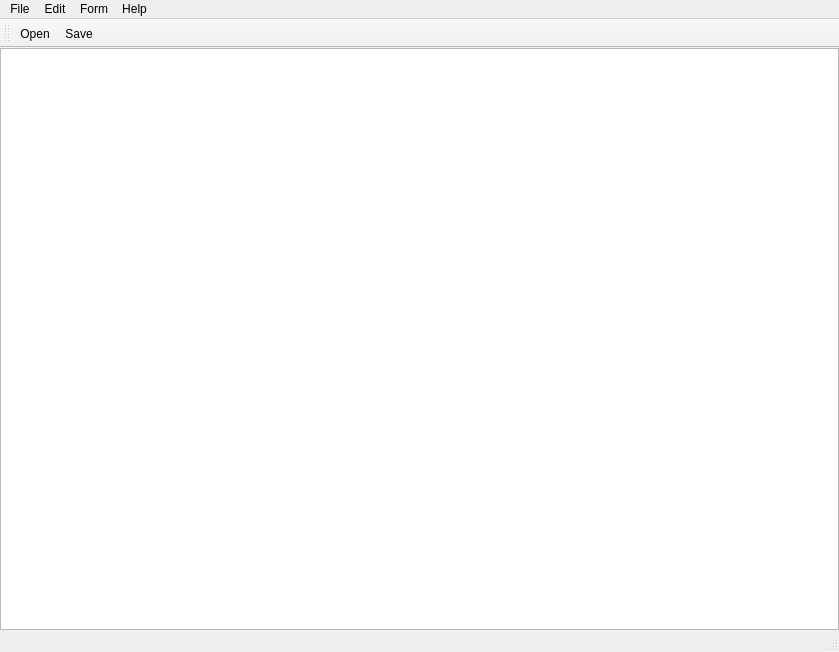
<?xml version="1.0" encoding="UTF-8"?>
<ui version="4.0">
 <class>MainWindow</class>
 <widget class="QMainWindow" name="MainWindow">
  <property name="geometry">
   <rect>
    <x>0</x>
    <y>0</y>
    <width>839</width>
    <height>652</height>
   </rect>
  </property>
  <property name="windowTitle">
   <string>MainWindow</string>
  </property>
  <widget class="QWidget" name="centralwidget">
   <layout class="QVBoxLayout" name="verticalLayout">
    <property name="leftMargin">
     <number>0</number>
    </property>
    <property name="topMargin">
     <number>0</number>
    </property>
    <property name="rightMargin">
     <number>0</number>
    </property>
    <property name="bottomMargin">
     <number>0</number>
    </property>
    <item>
     <widget class="QPlainTextEdit" name="plain_te"/>
    </item>
   </layout>
  </widget>
  <widget class="QMenuBar" name="menubar">
   <property name="geometry">
    <rect>
     <x>0</x>
     <y>0</y>
     <width>839</width>
     <height>25</height>
    </rect>
   </property>
   <widget class="QMenu" name="menuFile">
    <property name="title">
     <string>File</string>
    </property>
    <addaction name="actionNew"/>
    <addaction name="actionOpen"/>
    <addaction name="actionSave"/>
    <addaction name="actionSave_as"/>
    <addaction name="separator"/>
    <addaction name="actionExit"/>
   </widget>
   <widget class="QMenu" name="menuEdit">
    <property name="title">
     <string>Edit</string>
    </property>
    <addaction name="actionUn_do"/>
    <addaction name="separator"/>
    <addaction name="actionCut"/>
    <addaction name="actionCopy"/>
    <addaction name="actionPaste"/>
    <addaction name="actionDelete"/>
    <addaction name="separator"/>
    <addaction name="actionSelect_all"/>
   </widget>
   <widget class="QMenu" name="menuForm">
    <property name="title">
     <string>Form</string>
    </property>
    <addaction name="actionFont_2"/>
   </widget>
   <widget class="QMenu" name="menuHelp">
    <property name="title">
     <string>Help</string>
    </property>
    <addaction name="actionAbout"/>
   </widget>
   <addaction name="menuFile"/>
   <addaction name="menuEdit"/>
   <addaction name="menuForm"/>
   <addaction name="menuHelp"/>
  </widget>
  <widget class="QStatusBar" name="statusbar"/>
  <widget class="QToolBar" name="toolBar">
   <property name="windowTitle">
    <string>toolBar</string>
   </property>
   <attribute name="toolBarArea">
    <enum>TopToolBarArea</enum>
   </attribute>
   <attribute name="toolBarBreak">
    <bool>false</bool>
   </attribute>
   <addaction name="actionOpen"/>
   <addaction name="actionSave"/>
  </widget>
  <action name="actionNew">
   <property name="text">
    <string>New</string>
   </property>
   <property name="shortcut">
    <string>Ctrl+N</string>
   </property>
  </action>
  <action name="actionOpen">
   <property name="icon">
    <iconset>
     <normaloff>icons/folder.png</normaloff>icons/folder.png</iconset>
   </property>
   <property name="text">
    <string>Open...</string>
   </property>
   <property name="shortcut">
    <string>Ctrl+O</string>
   </property>
  </action>
  <action name="actionSave">
   <property name="icon">
    <iconset>
     <normaloff>icons/diskette.png</normaloff>icons/diskette.png</iconset>
   </property>
   <property name="text">
    <string>Save</string>
   </property>
   <property name="shortcut">
    <string>Ctrl+S</string>
   </property>
  </action>
  <action name="actionSave_as">
   <property name="text">
    <string>Save as...</string>
   </property>
   <property name="shortcut">
    <string>Ctrl+Shift+S</string>
   </property>
  </action>
  <action name="actionExit">
   <property name="text">
    <string>Exit</string>
   </property>
  </action>
  <action name="actionUn_do">
   <property name="text">
    <string>Un do</string>
   </property>
   <property name="shortcut">
    <string>Ctrl+Z</string>
   </property>
  </action>
  <action name="actionCut">
   <property name="text">
    <string>Cut</string>
   </property>
   <property name="shortcut">
    <string>Ctrl+X</string>
   </property>
  </action>
  <action name="actionCopy">
   <property name="text">
    <string>Copy</string>
   </property>
   <property name="shortcut">
    <string>Ctrl+C</string>
   </property>
  </action>
  <action name="actionPaste">
   <property name="text">
    <string>Paste</string>
   </property>
   <property name="shortcut">
    <string>Ctrl+V</string>
   </property>
  </action>
  <action name="actionDelete">
   <property name="text">
    <string>Delete</string>
   </property>
   <property name="shortcut">
    <string>Del</string>
   </property>
  </action>
  <action name="actionSelect_all">
   <property name="text">
    <string>Select all</string>
   </property>
   <property name="shortcut">
    <string>Ctrl+A</string>
   </property>
  </action>
  <action name="actionAbout">
   <property name="text">
    <string>About...</string>
   </property>
  </action>
  <action name="actiontest">
   <property name="text">
    <string>test</string>
   </property>
  </action>
  <action name="actionFont_2">
   <property name="text">
    <string>Font...</string>
   </property>
  </action>
 </widget>
 <resources/>
 <connections/>
</ui>
